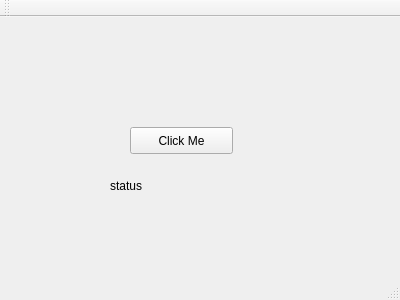
<?xml version="1.0" encoding="UTF-8"?>
<ui version="4.0">
 <class>MyWindow</class>
 <widget class="QMainWindow" name="MyWindow">
  <property name="geometry">
   <rect>
    <x>0</x>
    <y>0</y>
    <width>400</width>
    <height>300</height>
   </rect>
  </property>
  <property name="windowTitle">
   <string>MyWindow</string>
  </property>
  <widget class="QWidget" name="centralWidget">
   <widget class="QPushButton" name="pushButtonClose">
    <property name="geometry">
     <rect>
      <x>130</x>
      <y>110</y>
      <width>103</width>
      <height>27</height>
     </rect>
    </property>
    <property name="text">
     <string>Click Me</string>
    </property>
   </widget>
   <widget class="QLabel" name="label">
    <property name="geometry">
     <rect>
      <x>110</x>
      <y>160</y>
      <width>69</width>
      <height>17</height>
     </rect>
    </property>
    <property name="text">
     <string>status</string>
    </property>
   </widget>
  </widget>
  <widget class="QMenuBar" name="menuBar">
   <property name="geometry">
    <rect>
     <x>0</x>
     <y>0</y>
     <width>400</width>
     <height>23</height>
    </rect>
   </property>
  </widget>
  <widget class="QToolBar" name="mainToolBar">
   <attribute name="toolBarArea">
    <enum>TopToolBarArea</enum>
   </attribute>
   <attribute name="toolBarBreak">
    <bool>false</bool>
   </attribute>
  </widget>
  <widget class="QStatusBar" name="statusBar"/>
 </widget>
 <layoutdefault spacing="6" margin="11"/>
 <resources/>
 <connections/>
</ui>
